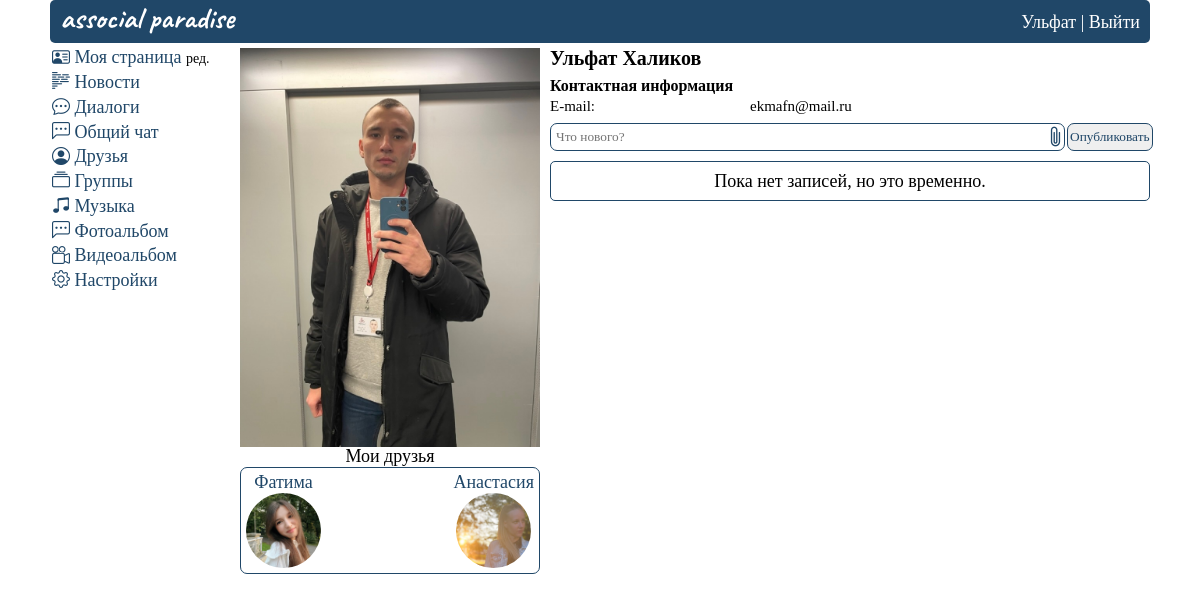
The page /id2 (signed in) on the database as committed earlier.
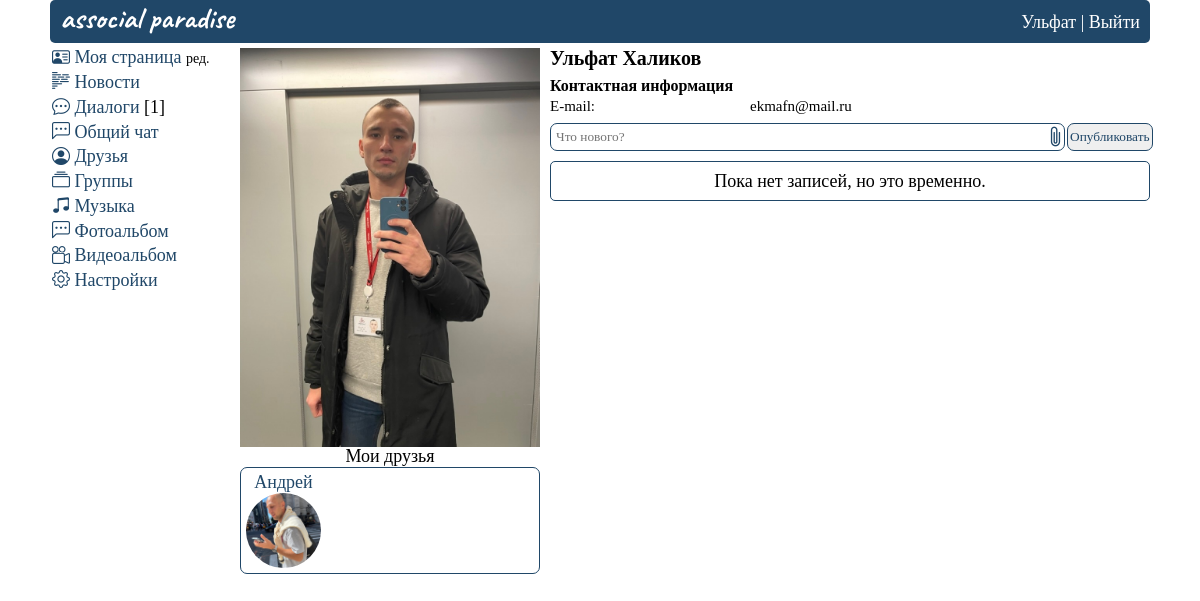
The same page on the database as committed later.
### mysite/models.py (models this page shows)
class FriendsList(models.Model):
    from_user = models.TextField(max_length=100)
    to_user = models.TextField(max_length=100)
    friends = models.TextField(max_length=1, default=0)
    time_create = models.DateTimeField(auto_now_add=True)
    class Meta:
        verbose_name_plural = 'Друзья'

### mysite/views.py (the view, shortened to what this page needs)
# urls.py: path("id<int:pk>", main, name="main"),
@login_required(login_url='home')
def main(request, pk):
    clean_id = re.findall(r'\d+', request.path)
    form = UserWallForm()
    userid = getAuthUser(request)
    allDialogues = getAllMessages(userid)
    unread_messages = calculation_unread(allDialogues, userid)
    personal_data = getUser(userid)
    friends = FriendsList.objects.raw(
        f'SELECT * FROM MYSITE_friendslist fl JOIN MYSITE_userprofile up on fl.to_user = up.user_id WHERE fl.from_user = {userid} and fl.friends = 1')
    followers = FriendsList.objects.raw(
        f'SELECT * FROM MYSITE_friendslist fl JOIN MYSITE_userprofile up on fl.from_user = up.user_id WHERE fl.to_user = {userid} and fl.friends = 0')
    userPhoto = UserPhotos.objects.filter(user_id=userid).order_by('-time_create')[:7]
    posts = UserWall.objects.raw(
        f'SELECT * FROM MYSITE_USERWALL UW JOIN MYSITE_USERPROFILE UP ON UW.USER_SENDER_ID = UP.USER_ID WHERE UW.USER_RECIPIENT_ID = {userid} ORDER BY UW.TIME_CREATE DESC')
    data = {
        'form': form,
        'friends': friends,
        'followers': followers,
        'allDialogues': allDialogues,
        'unread_messages': unread_messages,
        'len_followers': len(followers),
        'userid': userid,
        'personal_data': personal_data,
        'userPhoto': userPhoto,
        'posts': posts,
    }
    if int(clean_id[0]) != userid:
        return redirect(f'/id{userid}')
    else:
        return render(request, 'main.html', data)

### mysite/forms.py
class UserWallForm(ModelForm):
    class Meta:
        model = UserWall
        fields = ['content', 'img']
        widgets = {
            "content": TextInput(attrs={
                'placeholder': 'Что нового?',
            }),
            'img': FileInput(attrs={
                'style': 'display:none',
            }),
        }

### mysite/views.py (called while the page is built)
def getAuthUser(request):
    return request.session.get('is_auth', False)

def getUser(userid):
    return UserProfile.objects.get(user_id=userid)

def calculation_unread(messages, userid):
    msg = 0
    for i in messages:
        if i.status_message == 0 and int(i.last_sender) != userid:
            msg += 1
    return msg

### mysite/templates/main.html (shortened to what the changed rows need)
{% extends 'base.html' %}
{% load static %}
{%block content%}
    <div class="wrapper_main">
      <div class="content">
        {% include "header.html" %}
        <div class="container">
          <div class="row">
            <div class="col1">
              {% include "menu.html" %}
            </div>
            <div class="col2">
              {% if friends %}
                <div class="friend_list">
                    {% for friend in friends %}
                    <div class="friends_item">
                      <div class="friends_item_name">
                        <a href="{% url 'viewUser' friend.user_id %}">
                          {{ friend.first_name }}
                          <div class="friends_item_img">
                            <img src="{% static friend.avatar|cut:'mysite/static' %}">
                          </div>
                        </a>
                      </div>
                    </div>
                    {% endfor %}
                </div>
              {% endif %}
            </div>
          </div>
        </div>
      </div>
      </div>
{%endblock%}

Rows that differ between the two databases and show on the page:
removed FriendsList: first_name "Фатима"
removed FriendsList: first_name "Анастасия"
added FriendsList: first_name "Андрей"
Other text that changed with them:
{{ unread_messages }}: (not shown) → "1"
